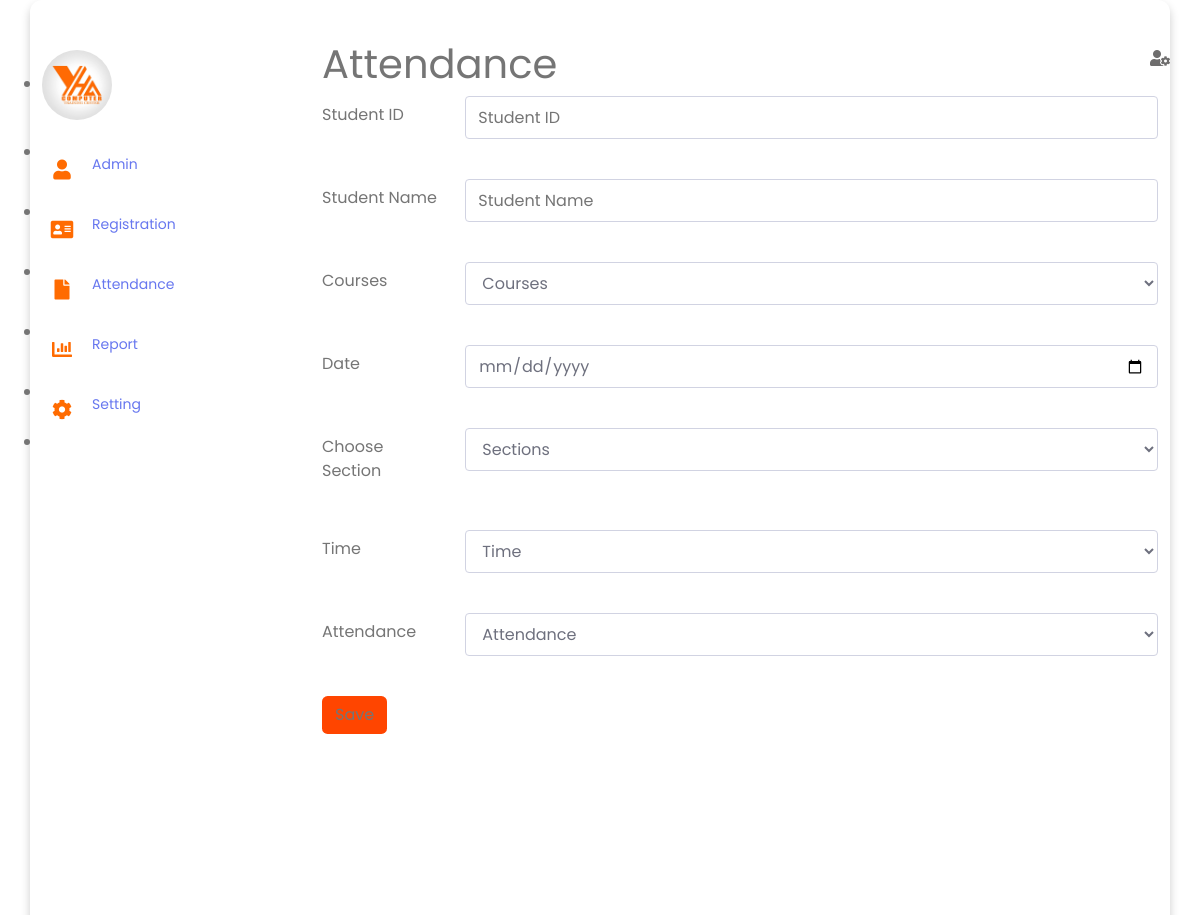
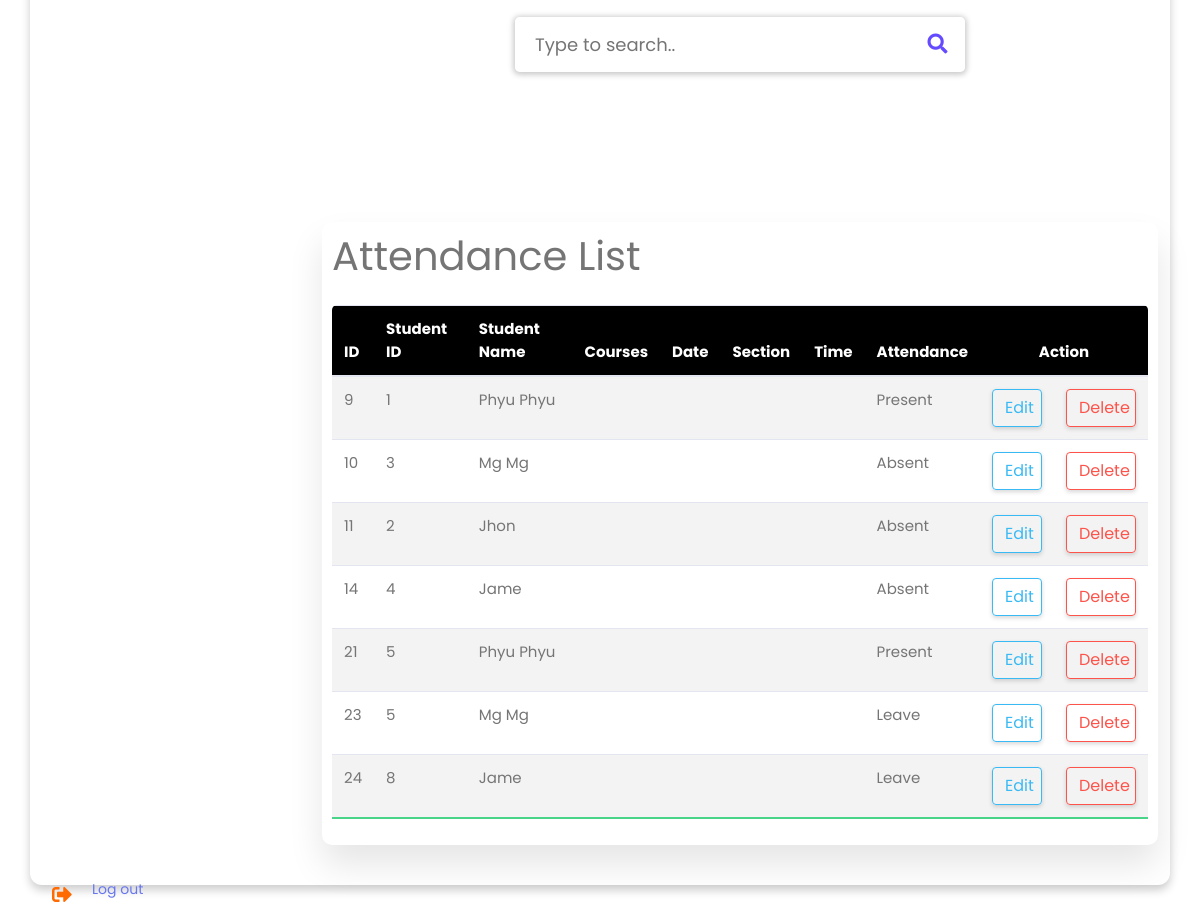
The app's page /search_02.php with its own data (2 pictures, top to bottom).
### tables this page shows
CREATE TABLE `attendance` (
  `attend_id` int(11) NOT NULL,
  `student_id` int(11) NOT NULL,
  `student_name` varchar(100) NOT NULL,
  `course_id` int(100) NOT NULL,
  `dat` date NOT NULL,
  `section_id` int(100) NOT NULL,
  `time_id` int(100) NOT NULL,
  `attend` varchar(50) NOT NULL
);

### search_02.php (the view, shortened to what this page needs)
<!DOCTYPE html>
<html lang="en">
<head>
  <link rel="stylesheet" href="css/01.css" />
  <link rel="stylesheet" href="https://cdnjs.cloudflare.com/ajax/libs/font-awesome/5.15.4/css/all.min.css"/>
  <link rel="stylesheet" href="css/bootstrap.min.css">
</head>
<body>
  <div class="container">
    <nav>
      <ul>
        <li><a href="#" class="logo">
          <img src="img/yha.jpg">
        </a></li>
        <li><a href="#">
          <i class="fas fa-user"></i>
          <span class="nav-item">Admin</span>
        </a></li>
        <li><a href="#">
          <i class="fas fa-address-card"></i>
          <span class="nav-item">Registration</span>
        </a></li>
        <li><a href="#">
          <i class="fas fa-file"></i>
          <span class="nav-item">Attendance</span>
        </a></li>
        <li><a href="#">
          <i class="fas fa-chart-bar"></i>
          <span class="nav-item">Report</span>
        </a></li>
        <li><a href="#">
          <i class="fas fa-cog"></i>
          <span class="nav-item">Setting</span>
        </a></li>
        <li><a href="#" class="logout">
          <i class="fas fa-sign-out-alt"></i>
          <span class="nav-item">Log out</span>
        </a></li>
      </ul>
    </nav>
    <section class="main">
      <div class="main-top">
        <h1>Attendance</h1>
        <i class="fas fa-user-cog"></i>
      </div>
    <form action="addAttend.php" method="post">
    <div class="form-group row">
        <label for="studentId" class="col-sm-2 col-form-label">Student ID</label>
        <div class="col-sm-10">
        <input type="text" class="form-control" id="studentcId" value="" placeholder="Student ID" name="student_id">
        </div>
    </div><br/>
    <div class="form-group row">
        <label for="text" class="col-sm-2 col-form-label">Student Name</label>
        <div class="col-sm-10">
        <input type="text" class="form-control" id="name" placeholder="Student Name" name="student_name">
        </div>
    </div><br/>
    <div class="form-group row">
        <label for="text" class="col-sm-2 col-form-label">Courses</label>
        <div class="col-sm-10">
            <select name="course" id="" class="form-control">
                <option value="">Courses</option>
            </select>
        </div>
    </div><br/>
    <div class="form-group row">
        <label for="text" class="col-sm-2 col-form-label">Date</label>
        <div class="col-sm-10">
        <input type="date" class="form-control" id="date" name="date">
        </div>
    </div><br/>
    <div class="form-group row">
        <label for="text" class="col-sm-2 col-form-label">Choose Section</label>
        <div class="col-sm-10">
            <select name="section" id="" class="form-control">
                <option value="">Sections</option>
            </select>
        </div>
    </div><br/>
    <div class="form-group row">
        <label for="text" class="col-sm-2 col-form-label">Time</label>
        <div class="col-sm-10">
            <select name="time" id="" class="form-control">
                <option value="">Time</option>
            </select>
        </div>
    </div><br/>
    <div class="form-group row">
        <label for="text" class="col-sm-2 col-form-label">Attendance</label>
        <div class="col-sm-10">
            <select name="attend" id="" class="form-control">
                <option value="">Attendance</option>
            </select>
        </div>
    </div><br/>
    <form class="form-inline">
        <button class="btn  my-2 my-sm-0" style="background-color:orangered"  type="submit" name="save">Save</button>
    </form>
    </form><br/><br/>
    <div class="wrapper">
      <div class="search-input">
        <input type="text" id="find" placeholder="Type to search..">
        <div class="icon"><i class="fas fa-search"></i></div>
      </div>
    </div>
      <section class="attendance">
        <div class="attendance-list">
          <h1>Attendance List</h1>
          <table class="table">
            <thead>
              <tr>
                <th>ID</th>
                <th>Student ID</th>
                <th>Student Name</th>
                <th>Courses</th>
                <th>Date</th>
                <th>Section</th>
                <th>Time</th>
                <th>Attendance</th>
                <th colspan="2" style="text-align:center">Action</th>
              </tr>
            </thead>
            <tbody>
            <?php
                $con=mysqli_connect("localhost:3306","root","","yha") or die('Error! not');
                $sql = "SELECT * FROM attendance";
                $res = mysqli_query($con,$sql);
                while($row=mysqli_fetch_assoc($res)):
            ?>
              <tr>
                  <td><?php echo $row['attend_id']; ?></td>
                  <td><?php echo $row['student_id']; ?></td>
                  <td><?php echo $row['student_name']; ?></td>
                  <td><?php echo $row['course']; ?></th>
                  <td><?php echo $row['date']; ?></td>
                  <td><?php echo $row['section']; ?></td>
                  <td><?php echo $row['time']; ?></td>
                  <td><?php echo $row['attend']; ?></td>
                  <td><a href="attendupdate.php?id=<?php echo $row['student_id']; ?>" class="btn btn-outline-info" style="width:50px">Edit</a></td>
                  <td><a href="del_attend.php?id=<?php echo $row['student_id']; ?>" class="btn btn-outline-danger text-center" style="width:70px">Delete</a></td>
            <?php endwhile; ?>
            </tbody>
          </table>
        </div>
      </section>
    </section>
  </div>
</body>
</html>

### css/01.css (style rules this page uses)
* { margin: 0; padding: 0; outline: none; border: none; text-decoration: none; box-sizing: border-box; font-family: "Poppins", sans-serif; }
.logo img { width: 70px; height: 70px; border-radius: 50%; }
a { position: relative; width: 280px; font-size: 14px; color: rgb(85, 83, 83); display: table; padding: 10px 0; }
nav .fas { position: relative; width: 40px; height: 40px; top: 20px; font-size: 20px; text-align: center; color:#ff6b01; }
.nav-item { position: relative; top: 12px; margin-left: 10px; }
.logout { position: absolute; bottom: 0; }
.container { display: flex; }
.main-top { display: flex; width: 100%; }
.main-top i { position: absolute; right: 0; margin: 10px 30px; color: rgb(110, 109, 109); cursor: pointer; }
.attendance { margin-top: 20px; text-transform: capitalize; }
.attendance-list { width: 100%; padding: 10px; margin-top: 10px; background: #fff; border-radius: 10px; box-shadow: 0 20px 35px rgba(0, 0, 0, 0.1); }
.table { border-collapse: collapse; display: absolute; margin: 25px 0; font-size: 15px; min-width: 100%; overflow: hidden; border-radius: 5px 5px 0 0; }
table thead th { color: #fff; background: black; text-align: left; font-weight: bold; }
.table th, .table td { padding: 12px 15px; }
.table tbody tr { border-bottom: 1px solid #ddd; }
.table tbody tr:nth-of-type(odd) { background: #f3f3f3; }
.table tbody tr:last-of-type { border-bottom: 2px solid #4AD489; }
.wrapper { max-width: 450px; margin: 150px auto; }
.wrapper .search-input { background: #fff; width: 100%; border-radius: 5px; position: relative; box-shadow: 0px 1px 5px 3px rgba(0,0,0,0.12); }
.search-input input { height: 55px; width: 100%; outline: none; border: none; border-radius: 5px; padding: 0 60px 0 20px; font-size: 18px; box-shadow: 0px 1px 5px rgba(0,0,0,0.1); }
.search-input .icon { position: absolute; right: 0px; top: 0px; height: 55px; width: 55px; text-align: center; line-height: 55px; font-size: 20px; color: #644bff; cursor: pointer; }
.container { max-width: 950px; width: 100%; padding: 40px 50px 40px 40px; background: #fff; margin: 0 20px; border-radius: 12px; box-shadow: 0 5px 10px rgba(0, 0, 0, 0.2); }

### records on screen
attendance: attend_id "9", student "1", student_name "Phyu Phyu", attend "Present"
attendance: attend_id "10", student "3", student_name "Mg Mg", attend "Absent"
attendance: attend_id "11", student "2", student_name "Jhon", attend "Absent"
attendance: attend_id "14", student "4", student_name "Jame", attend "Absent"
attendance: attend_id "21", student "5", student_name "Phyu Phyu", attend "Present"
attendance: attend_id "23", student "5", student_name "Mg Mg", attend "Leave"
attendance: attend_id "24", student "8", student_name "Jame", attend "Leave"
